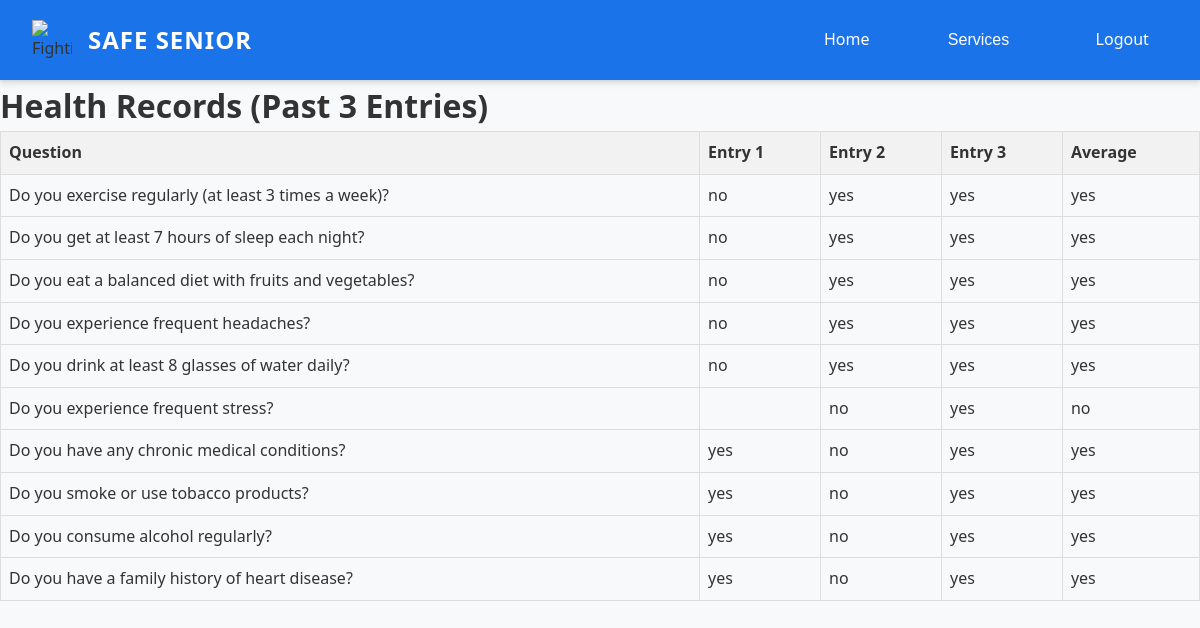
Screenshot of /health_records (signed in) with the database file from the repository.
### app.py (models this page shows)
class HealthResponse(db.Model):
    id = db.Column(db.Integer, primary_key=True)
    user_id = db.Column(db.Integer, db.ForeignKey('user.id'), nullable=False)
    q1 = db.Column(db.String(10), nullable=False)
    q2 = db.Column(db.String(10), nullable=False)
    q3 = db.Column(db.String(10), nullable=False)
    q4 = db.Column(db.String(10), nullable=False)
    q5 = db.Column(db.String(10), nullable=False)
    q6 = db.Column(db.String(10), nullable=False)
    q7 = db.Column(db.String(10), nullable=False)
    q8 = db.Column(db.String(10), nullable=False)
    q9 = db.Column(db.String(10), nullable=False)
    q10 = db.Column(db.String(10), nullable=False)
    timestamp = db.Column(db.DateTime, default=datetime.utcnow, nullable=False)

### app.py (the view)
@app.route('/health_records')
def health_records():
    user_id = session.get('user_id')
    if not user_id:
        flash("Please log in first.", "warning")
        return redirect(url_for('login'))
    records = HealthResponse.query.filter_by(user_id=user_id).order_by(HealthResponse.timestamp.desc()).limit(3).all()
    averages = {}
    if records:
        for i in range(1, 11):
            key = f'q{i}'
            yes_count = sum(getattr(record, key) == 'yes' for record in records)
            avg_value = 'yes' if yes_count >= 2 else 'no'
            averages[key] = avg_value
    return render_template('health_records.html', records=records, averages=averages)

### templates/health_records.html (shortened to what this page needs)
<!DOCTYPE html>
<html lang="en">
<head>
    <link rel="stylesheet" href="static/css/user1.css" />
</head>
<body>
    <nav class="navbar">
        <div class="logo-container">
            <img src="https://i.postimg.cc/15tRzGq2/wmremove-transformed.png" alt="Fighting Shield Logo" class="shield-logo">
            <span class="brand">SAFE SENIOR</span>
        </div>
        <div class="nav-links">
            <a href="{{ url_for('index') }}" class="nav-item"> Home</a>
            <div class="dropdown">
                <button class="nav-item"> Services </button>
            </div>
            <a href="{{ url_for('logout') }}" class="nav-item"> Logout</a>
        </div>
    </nav>
    <div class="container">
        <h1>Health Records (Past 3 Entries)</h1>
        <table>
            <thead>
                <tr>
                    <th>Question</th>
                    <th>Entry 1</th>
                    <th>Entry 2</th>
                    <th>Entry 3</th>
                    <th>Average</th>
                </tr>
            </thead>
            <tbody>
                <tr>
                    <td>Do you exercise regularly (at least 3 times a week)?</td>
                    <td>{{ records[0].q1 if records|length > 0 else 'N/A' }}</td>
                    <td>{{ records[1].q1 if records|length > 1 else 'N/A' }}</td>
                    <td>{{ records[2].q1 if records|length > 2 else 'N/A' }}</td>
                    <td>{{ averages['q1'] }}</td>
                </tr>
                <tr>
                    <td>Do you get at least 7 hours of sleep each night?</td>
                    <td>{{ records[0].q2 if records|length > 0 else 'N/A' }}</td>
                    <td>{{ records[1].q2 if records|length > 1 else 'N/A' }}</td>
                    <td>{{ records[2].q2 if records|length > 2 else 'N/A' }}</td>
                    <td>{{ averages['q2'] }}</td>
                </tr>
                <tr>
                    <td>Do you eat a balanced diet with fruits and vegetables?</td>
                    <td>{{ records[0].q3 if records|length > 0 else 'N/A' }}</td>
                    <td>{{ records[1].q3 if records|length > 1 else 'N/A' }}</td>
                    <td>{{ records[2].q3 if records|length > 2 else 'N/A' }}</td>
                    <td>{{ averages['q3'] }}</td>
                </tr>
                <tr>
                    <td>Do you experience frequent headaches?</td>
                    <td>{{ records[0].q4 if records|length > 0 else 'N/A' }}</td>
                    <td>{{ records[1].q4 if records|length > 1 else 'N/A' }}</td>
                    <td>{{ records[2].q4 if records|length > 2 else 'N/A' }}</td>
                    <td>{{ averages['q4'] }}</td>
                </tr>
                <tr>
                    <td>Do you drink at least 8 glasses of water daily?</td>
                    <td>{{ records[0].q5 if records|length > 0 else 'N/A' }}</td>
                    <td>{{ records[1].q5 if records|length > 1 else 'N/A' }}</td>
                    <td>{{ records[2].q5 if records|length > 2 else 'N/A' }}</td>
                    <td>{{ averages['q5'] }}</td>
                </tr>
                <tr>
                    <td>Do you experience frequent stress?</td>
                    <td>{{ records[0].q6 if records|length > 0 else 'N/A' }}</td>
                    <td>{{ records[1].q6 if records|length > 1 else 'N/A' }}</td>
                    <td>{{ records[2].q6 if records|length > 2 else 'N/A' }}</td>
                    <td>{{ averages['q6'] }}</td>
                </tr>
                <tr>
                    <td>Do you have any chronic medical conditions?</td>
                    <td>{{ records[0].q7 if records|length > 0 else 'N/A' }}</td>
                    <td>{{ records[1].q7 if records|length > 1 else 'N/A' }}</td>
                    <td>{{ records[2].q7 if records|length > 2 else 'N/A' }}</td>
                    <td>{{ averages['q7'] }}</td>
                </tr>
                <tr>
                    <td>Do you smoke or use tobacco products?</td>
                    <td>{{ records[0].q8 if records|length > 0 else 'N/A' }}</td>
                    <td>{{ records[1].q8 if records|length > 1 else 'N/A' }}</td>
                    <td>{{ records[2].q8 if records|length > 2 else 'N/A' }}</td>
                    <td>{{ averages['q8'] }}</td>
                </tr>
                <tr>
                    <td>Do you consume alcohol regularly?</td>
                    <td>{{ records[0].q9 if records|length > 0 else 'N/A' }}</td>
                    <td>{{ records[1].q9 if records|length > 1 else 'N/A' }}</td>
                    <td>{{ records[2].q9 if records|length > 2 else 'N/A' }}</td>
                    <td>{{ averages['q9'] }}</td>
                </tr>
                <tr>
                    <td>Do you have a family history of heart disease?</td>
                    <td>{{ records[0].q10 if records|length > 0 else 'N/A' }}</td>
                    <td>{{ records[1].q10 if records|length > 1 else 'N/A' }}</td>
                    <td>{{ records[2].q10 if records|length > 2 else 'N/A' }}</td>
                    <td>{{ averages['q10'] }}</td>
                </tr>
            </tbody>
        </table>
    </div>
</body>
</html>

### static/css/user1.css (style rules this page uses)
* { margin: 0; padding: 0; box-sizing: border-box; }
:root { --primary-color: #1a73e8; --secondary-color: #4285f4; --accent-color: #2c3e50; --text-color: #333; --light-bg: #f8f9fa; --card-shadow: 0 4px 6px rgba(0, 0, 0, 0.1), 0 1px 3px rgba(0, 0, 0, 0.08); --transition: all 0.3s cubic-bezier(0.4, 0, 0.2, 1); --blue-900: #1a365d; --blue-700: #2b6cb0; --blue-100: #ebf8ff; --blue-50: #f0f9ff; --white: #ffffff; --gray-900: #1a202c; --gray-600: #4a5568; --gray-100: #edf2f7; --gray-50: #f7fafc; --shadow-lg: 0 10px 15px -3px rgba(0, 0, 0, 0.1), 0 4px 6px -2px rgba(0, 0, 0, 0.05); --shadow-xl: 0 20px 25px -5px rgba(0, 0, 0, 0.1), 0 10px 10px -5px rgba(0, 0, 0, 0.04); --shadow-2xl: 0 25px 50px -12px rgba(0, 0, 0, 0.25); }
body { font-family: 'Segoe UI', Tahoma, Geneva, Verdana, sans-serif; line-height: 1.6; background-color: var(--light-bg); color: var(--text-color); }
.navbar { background: var(--primary-color); padding: 1rem 2rem; display: flex; justify-content: space-between; align-items: center; position: sticky; top: 0; z-index: 1000; box-shadow: var(--card-shadow); }
.logo-container { display: flex; align-items: center; gap: 1rem; }
.brand { color: white; font-size: 1.5rem; font-weight: bold; letter-spacing: 1px; }
.nav-links { display: flex; gap: 2rem; align-items: center; }
.nav-item { color: white; text-decoration: none; padding: 0.7rem 1.2rem; border-radius: 8px; transition: var(--transition); display: flex; align-items: center; gap: 0.5rem; font-weight: 500; background: none; cursor: pointer; font-size: 1rem; border: none; outline: none; }
.dropdown { position: relative; }
.shield-logo { width: 40px; height: 40px; }
table { width: 100%; border-collapse: collapse; }
th, td { border: 1px solid #ddd; padding: 8px; }
th { background-color: #f2f2f2; text-align: left; }

### rows the page displays
HealthResponse: q1 "no", q2 "no", q3 "no", q4 "no", q5 "no", q7 "yes", q8 "yes", q9 "yes", q10 "yes"
HealthResponse: q1 "yes", q2 "yes", q3 "yes", q4 "yes", q5 "yes", q6 "no", q7 "no", q8 "no", q9 "no", q10 "no"
HealthResponse: q1 "yes", q2 "yes", q3 "yes", q4 "yes", q5 "yes", q6 "yes", q7 "yes", q8 "yes", q9 "yes", q10 "yes"

### other values shown
{{ averages['q1'] }} "yes"
{{ averages['q2'] }} "yes"
{{ averages['q3'] }} "yes"
{{ averages['q4'] }} "yes"
{{ averages['q5'] }} "yes"
{{ averages['q6'] }} "no"
{{ averages['q7'] }} "yes"
{{ averages['q8'] }} "yes"
{{ averages['q9'] }} "yes"
{{ averages['q10'] }} "yes"
